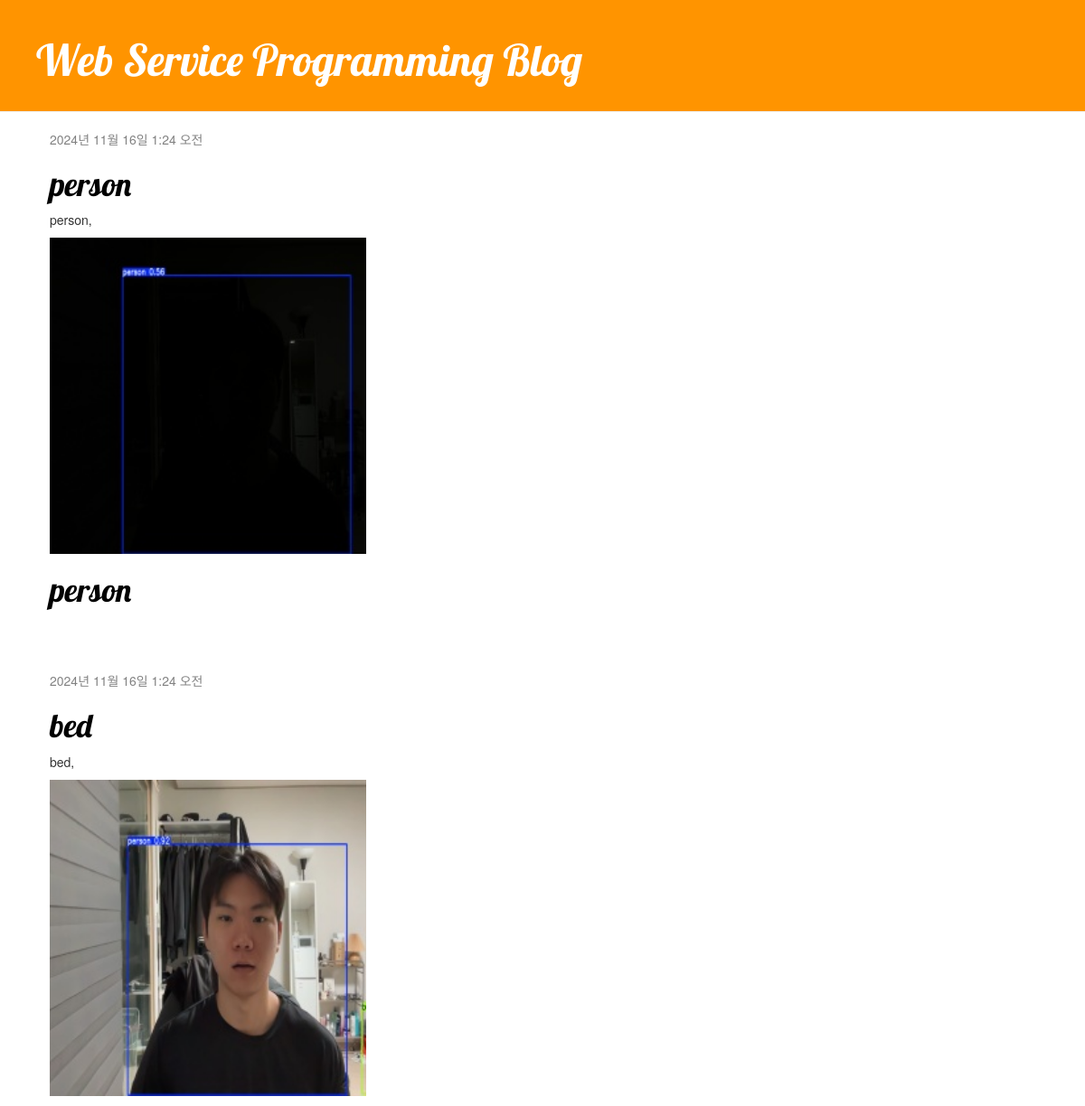
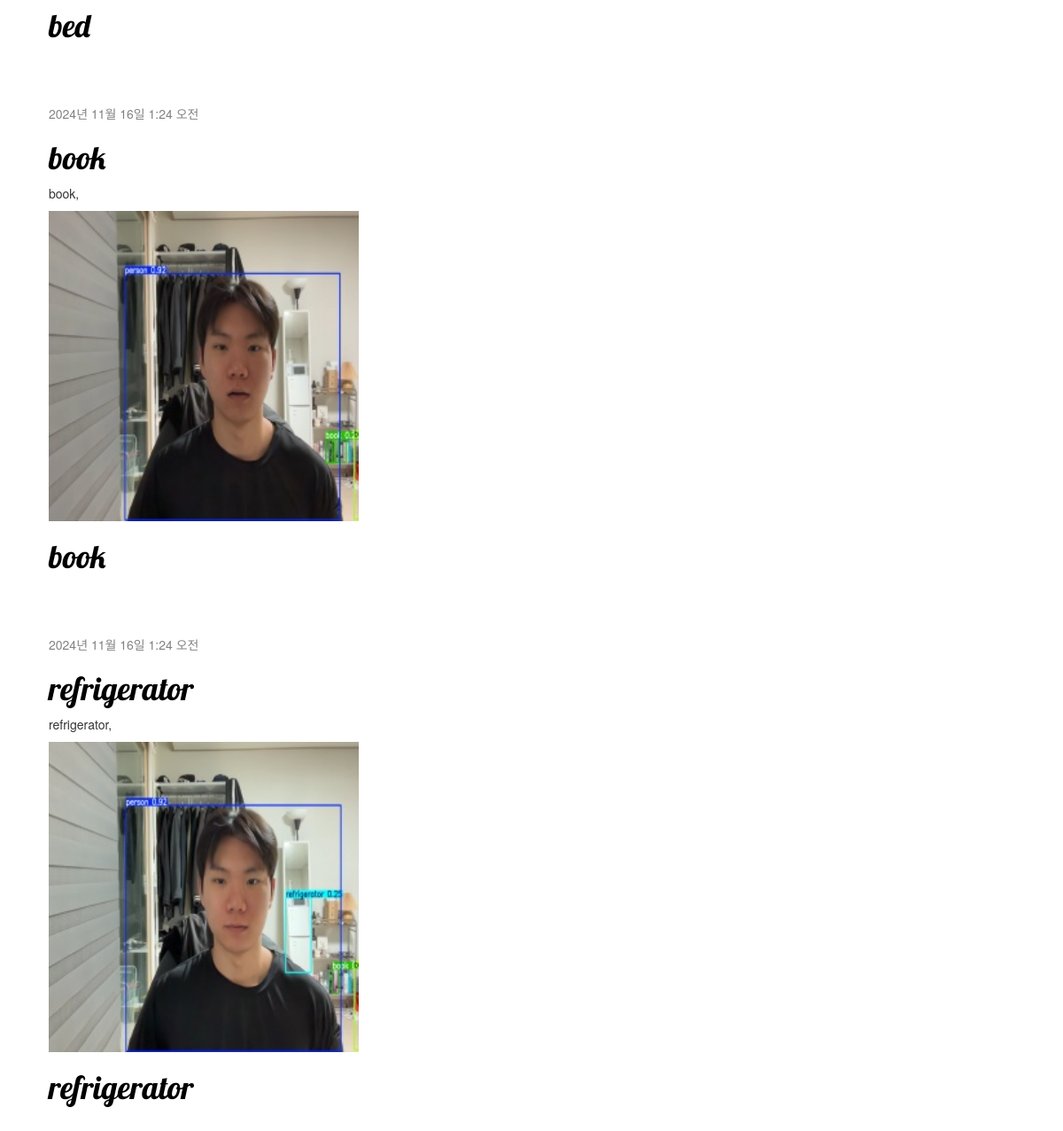
The page / on the database its author committed (2 pictures, top to bottom).
### blog/models.py (models this page shows, shortened)
class Post(models.Model):
    author = models.ForeignKey(settings.AUTH_USER_MODEL, on_delete=models.CASCADE)
    title = models.CharField(max_length=200)
    text = models.TextField()
    created_date = models.DateTimeField(default=timezone.now)
    published_date = models.DateTimeField(blank=True, null=True)
    image = models.ImageField(upload_to='blog_image/%Y/%m/%d/', default="blog_image/default_error.png")

### blog/views.py (the view)
# urls.py: path('', views.post_list, name='post_list'),
def post_list(request):
    posts = Post.objects.filter(published_date__lte=timezone.now()).order_by('published_date')
    return render(request, 'blog/post_list.html', {'posts': posts})

### blog/templates/blog/post_list.html
{% extends 'blog/base.html' %}
{% block content %}
    {% for post in posts %}
        <div class="post">
            <div class="date">
                {{ post.published_date }}
            </div>
            <h1><a href="">{{ post.title }}</a></h1>
            <p>{{ post.text|linebreaksbr }}</p>
            <img src="{{ post.image.url }}" class="blog-image-list" alt="{{ post.title }}">
            <h1><a href="{% url 'post_detail' pk=post.pk %}">{{ post.title }}</a></h1>
        </div>
    {% endfor %}
{% endblock %}

### blog/templates/blog/base.html (shortened to what this page needs)
{% load static %}
<!DOCTYPE html>
<html lang="en">
<head>
    <link rel="stylesheet" href="//maxcdn.bootstrapcdn.com/bootstrap/3.2.0/css/bootstrap.min.css">
    <link rel="stylesheet" href="//maxcdn.bootstrapcdn.com/bootstrap/3.2.0/css/bootstrap-theme.min.css">
    <link rel="stylesheet" href="{% static 'css/blog.css' %}">
</head>
<body>
<div class="page-header">
    <h1><a href="/">Web Service Programming Blog</a></h1>
</div>
<div class="content container">
    <div class="row">
        <div class="col-md-8">
            {% block content %}
            {% endblock %}
        </div>
    </div>
</div>
</body>
</html>

### blog/static/css/blog.css (style rules this page uses)
.page-header { background-color: #ff9400; margin-top: 0; padding: 20px 20px 20px 40px }
.page-header h1, .page-header h1 a, .page-header h1 a:visited, .page-header h1 a:active { color: #ffffff; font-size: 36pt; text-decoration: none; }
.content { margin-left: 40px; }
h1, h2, h3, h4 { font-family: "Lobster", cursive; }
.date { color: #828282; }
.post { margin-bottom: 70px; }
.post h1 a, .post h1 a:visited { color: #000000; }
.blog-image-list { object-fit: cover; width: 350px; height: 350px; }

### rows shown on the page
Post: published_date "2024년 11월 16일 1:24 오전", title "person", text "person,", image (picture)
Post: published_date "2024년 11월 16일 1:24 오전", title "bed", text "bed,", image (picture)
Post: published_date "2024년 11월 16일 1:24 오전", title "book", text "book,", image (picture)
Post: published_date "2024년 11월 16일 1:24 오전", title "refrigerator", text "refrigerator,", image (picture)
